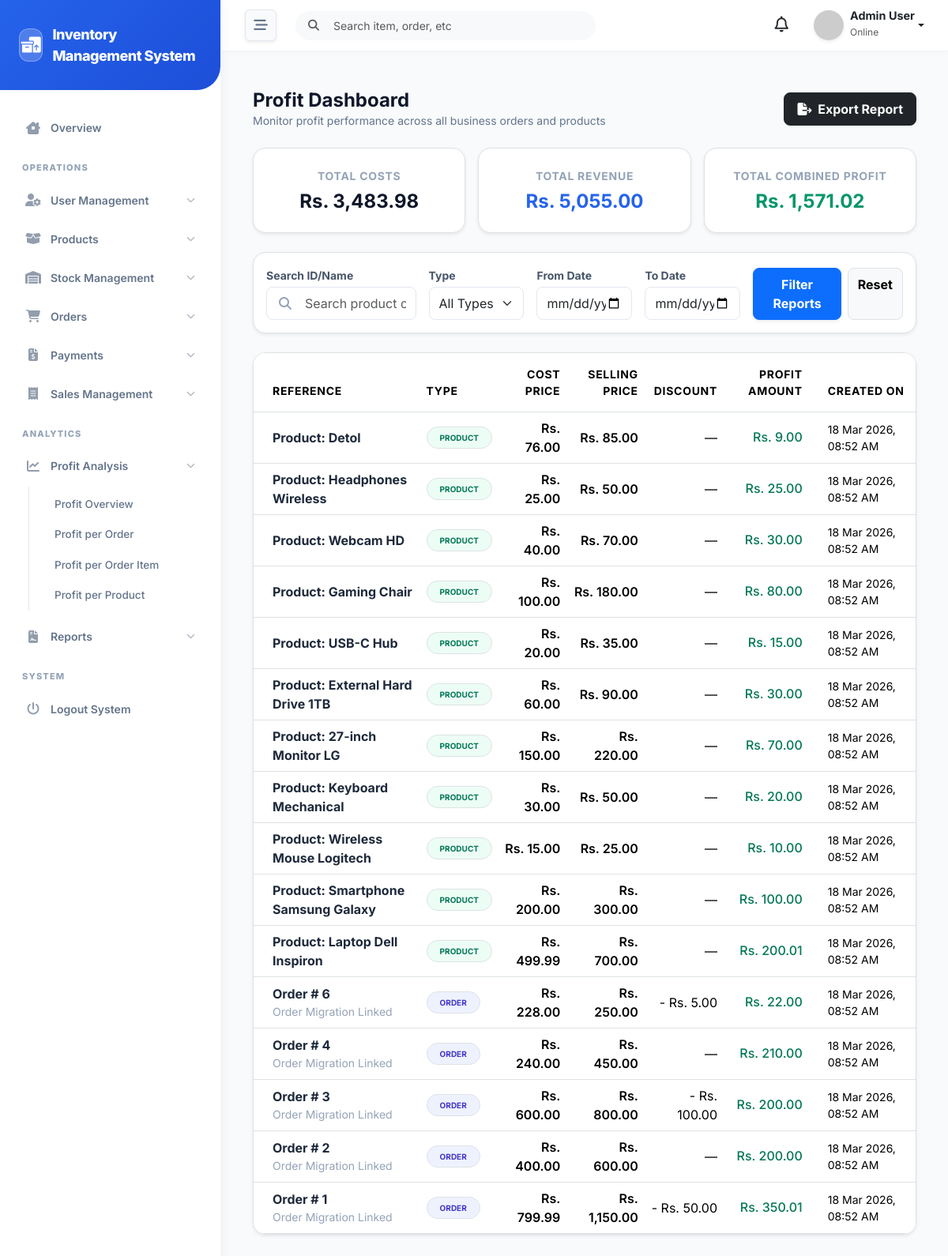
Screenshot of /admin/profit/index.php (signed in) with the database file from the repository.
### tables this page shows
CREATE TABLE `profits` (
  `id` int(11) NOT NULL,
  `reference_type` enum('order','product') NOT NULL,
  `reference_id` int(11) NOT NULL,
  `cost_price` decimal(10,2) NOT NULL,
  `selling_price` decimal(10,2) NOT NULL,
  `discount` decimal(10,2) DEFAULT 0.00,
  `profit_amount` decimal(10,2) NOT NULL,
  `created_at` timestamp NOT NULL DEFAULT current_timestamp(),
  `updated_at` timestamp NOT NULL DEFAULT current_timestamp() ON UPDATE current_timestamp()
);

### core/functions.php (called while the page is built, shortened)
<?php
function format_price($amount) {
    return "Rs. " . number_format($amount, 2);
}

### admin/profit/index.php (the view, shortened to what this page needs)
<?php
require_once __DIR__ . '/../../config/db.php';
require_once __DIR__ . '/../../core/functions.php';
$page_title = "Profit Dashboard";
$page_description = "Monitor profit performance across all business orders and products";
$search      = isset($_GET['search']) ? sanitize($_GET['search']) : '';
$date_from   = isset($_GET['from']) ? sanitize($_GET['from']) : '';
$date_to     = isset($_GET['to'])   ? sanitize($_GET['to'])   : '';
$query = "
    SELECT pr.*,
           CASE
               WHEN pr.reference_type = 'order' THEN 'Order #'
               ELSE 'Product:'
           END as ref_label,
           CASE
               WHEN pr.reference_type = 'order' THEN CAST(pr.reference_id AS CHAR)
               ELSE p.name
           END as display_name
    FROM profits pr
    LEFT JOIN products p ON (pr.reference_type = 'product' AND pr.reference_id = p.id)
    LEFT JOIN orders o ON (pr.reference_type = 'order' AND pr.reference_id = o.id)
    LEFT JOIN customers c ON (o.customer_id = c.id)
    WHERE 1=1";
$params = [];
$query .= " ORDER BY pr.created_at DESC";
try {
    $stmt = $pdo->prepare($query);
    $stmt->execute($params);
    $results = $stmt->fetchAll();
    $stats_query = "
        SELECT
           SUM(cost_price) as total_cost,
           SUM(selling_price) as total_revenue,
           SUM(profit_amount) as total_profit
        FROM profits
        WHERE 1=1";
    $stats_params = [];
    $stats_stmt = $pdo->prepare($stats_query);
    $stats_stmt->execute($stats_params);
    $stats = $stats_stmt->fetch();
} catch (PDOException $e) {
    die("DB Error: " . $e->getMessage());
}
include '../../includes/header.php';
include '../../includes/sidebar.php';
include '../../includes/navbar.php';
?>
<div class="px-3 py-4">
    <div class="d-flex align-items-center justify-content-between mb-4">
        <div>
            <h1 class="h4 fw-bold text-slate-900 mb-0"><?= $page_title ?></h1>
            <p class="text-slate-500 small mb-0"><?= $page_description ?></p>
        </div>
        <div class="d-flex gap-2">
            <button class="btn btn-dark rounded-3 px-3 py-2 fw-bold" onclick="window.print()">
                <i class="fa-solid fa-file-export me-1"></i> Export Report
            </button>
        </div>
    </div>
    <div class="row g-3 mb-4">
        <div class="col-md-4">
            <div class="p-4 bg-white rounded-4 border border-slate-100 shadow-sm text-center">
                <div class="small fw-bold text-slate-400 uppercase tracking-wider mb-2">Total Costs</div>
                <div class="h4 fw-bold text-slate-900 mb-0"><?= format_price($stats['total_cost'] ?? 0) ?></div>
            </div>
        </div>
        <div class="col-md-4">
            <div class="p-4 bg-white rounded-4 border border-slate-100 shadow-sm text-center">
                <div class="small fw-bold text-slate-400 uppercase tracking-wider mb-2">Total Revenue</div>
                <div class="h4 fw-bold text-blue-600 mb-0"><?= format_price($stats['total_revenue'] ?? 0) ?></div>
            </div>
        </div>
        <div class="col-md-4">
            <div class="p-4 bg-white rounded-4 border border-slate-100 shadow-sm text-center">
                <div class="small fw-bold text-slate-400 uppercase tracking-wider mb-2">Total Combined Profit</div>
                <div class="h4 fw-bold <?= ($stats['total_profit'] ?? 0) >= 0 ? 'text-emerald-600' : 'text-rose-600' ?> mb-0">
                    <?= format_price($stats['total_profit'] ?? 0) ?>
                </div>
            </div>
        </div>
    </div>
    <div class="bg-white p-3 rounded-4 border border-slate-100 shadow-sm mb-4">
        <form method="GET" class="row g-3 align-items-center">
            <div class="col-lg-3">
                <label class="form-label small fw-bold text-slate-600 mb-1">Search ID/Name</label>
                <div class="position-relative">
                    <i class="fa-solid fa-magnifying-glass position-absolute top-50 translate-middle-y ms-3 text-slate-400"></i>
                    <input type="text" name="search" class="form-control rounded-3 py-2 ps-5 border-slate-200" placeholder="Search product or reference..." value="<?= htmlspecialchars($search) ?>">
                </div>
            </div>
            <div class="col-lg-2">
                <label class="form-label small fw-bold text-slate-600 mb-1">Type</label>
                <select name="type" class="form-select rounded-3 py-2 border-slate-200">
                    <option value="">All Types</option>
                </select>
            </div>
            <div class="col-lg-2">
                <label class="form-label small fw-bold text-slate-600 mb-1">From Date</label>
                <input type="date" name="from" class="form-control rounded-3 py-2 border-slate-200" value="<?= htmlspecialchars($date_from) ?>">
            </div>
            <div class="col-lg-2">
                <label class="form-label small fw-bold text-slate-600 mb-1">To Date</label>
                <input type="date" name="to" class="form-control rounded-3 py-2 border-slate-200" value="<?= htmlspecialchars($date_to) ?>">
            </div>
            <div class="col-lg-3 d-flex gap-2 align-self-end mt-2">
                <button type="submit" class="btn btn-primary w-100 py-2 rounded-3 fw-bold shadow-sm">Filter Reports</button>
                <a href="index.php" class="btn btn-light w-50 py-2 rounded-3 fw-bold border border-slate-200">Reset</a>
            </div>
        </form>
    </div>
    <div class="bg-white rounded-4 border border-slate-100 shadow-sm overflow-hidden">
        <div class="table-responsive">
            <table class="table align-middle mb-0">
                <thead>
                    <tr class="bg-slate-50 text-slate-500 small uppercase fw-bold tracking-wider">
                        <th class="ps-4 py-3">Reference</th>
                        <th class="py-3">Type</th>
                        <th class="py-3 text-end">Cost Price</th>
                        <th class="py-3 text-end">Selling Price</th>
                        <th class="py-3 text-end">Discount</th>
                        <th class="py-3 text-end pe-4">Profit Amount</th>
                        <th class="py-3">Created On</th>
                    </tr>
                </thead>
                <tbody>
                    <?php if (!empty($results)): ?>
                        <?php foreach ($results as $r): ?>
                            <tr>
                                <td class="ps-4">
                                    <div class="fw-bold text-slate-800">
                                        <?= $r['ref_label'] ?> <?= htmlspecialchars($r['display_name']) ?>
                                    </div>
                                    <?php if ($r['reference_type'] == 'order'): ?>
                                    <div class="small text-slate-400">Order Migration Linked</div>
                                    <?php endif; ?>
                                </td>
                                <td>
                                    <span class="badge border py-2 px-3 rounded-pill fw-bold text-uppercase <?= $r['reference_type'] == 'order' ? 'bg-indigo-50 text-indigo-700 border-indigo-100' : 'bg-emerald-50 text-emerald-700 border-emerald-100' ?>" style="font-size: 10px;">
                                        <?= $r['reference_type'] ?>
                                    </span>
                                </td>
                                <td class="text-end fw-semibold text-slate-600"><?= format_price($r['cost_price']) ?></td>
                                <td class="text-end fw-semibold text-blue-600"><?= format_price($r['selling_price']) ?></td>
                                <td class="text-end text-rose-500"><?= $r['discount'] > 0 ? "- ".format_price($r['discount']) : "—" ?></td>
                                <td class="text-end pe-4">
                                    <div class="fw-black h6 mb-0 <?= $r['profit_amount'] >= 0 ? 'text-emerald-700' : 'text-rose-700 bg-rose-50 px-2 py-1 rounded d-inline-block' ?>">
                                        <?= format_price($r['profit_amount']) ?>
                                    </div>
                                </td>
                                <td class="small text-slate-400">
                                    <?= date('d M Y, h:i A', strtotime($r['created_at'])) ?>
                                </td>
                            </tr>
                        <?php endforeach; ?>
                    <?php endif; ?>
                </tbody>
            </table>
        </div>
    </div>
</div>
<?php include '../../includes/footer.php'; ?>

### includes/header.php (style rules this page uses)
:root { --primary-bg: #f8fafc; --sidebar-bg: #ffffff; --sidebar-color: #64748b; --sidebar-active-bg: #eff6ff; --sidebar-active-color: #2563eb; --primary-brand: #2563eb; --header-bg: #ffffff; --text-dark: #1e293b; --transition-speed: 0.3s; }
body { font-family: 'Inter', sans-serif; background-color: var(--primary-bg); color: var(--text-dark); overflow-x: hidden; }

### includes/sidebar.php (style rules this page uses)
:root { --primary-blue: #2563eb; --primary-green: #10b981; --sidebar-bg: #ffffff; --nav-text: #64748b; --nav-active-bg: #eff6ff; --nav-active-text: #2563eb; }

### rows the page displays
profits: ref_label "Product:", display_name "Detol", reference_type "PRODUCT", cost_price "Rs. 76.00", selling_price "Rs. 85.00", profit_amount "Rs. 9.00", created_at "18 Mar 2026, 08:52 AM"
profits: ref_label "Product:", display_name "Headphones Wireless", reference_type "PRODUCT", cost_price "Rs. 25.00", selling_price "Rs. 50.00", profit_amount "Rs. 25.00", created_at "18 Mar 2026, 08:52 AM"
profits: ref_label "Product:", display_name "Webcam HD", reference_type "PRODUCT", cost_price "Rs. 40.00", selling_price "Rs. 70.00", profit_amount "Rs. 30.00", created_at "18 Mar 2026, 08:52 AM"
profits: ref_label "Product:", display_name "Gaming Chair", reference_type "PRODUCT", cost_price "Rs. 100.00", selling_price "Rs. 180.00", profit_amount "Rs. 80.00", created_at "18 Mar 2026, 08:52 AM"
profits: ref_label "Product:", display_name "USB-C Hub", reference_type "PRODUCT", cost_price "Rs. 20.00", selling_price "Rs. 35.00", profit_amount "Rs. 15.00", created_at "18 Mar 2026, 08:52 AM"
profits: ref_label "Product:", display_name "External Hard Drive 1TB", reference_type "PRODUCT", cost_price "Rs. 60.00", selling_price "Rs. 90.00", profit_amount "Rs. 30.00", created_at "18 Mar 2026, 08:52 AM"
profits: ref_label "Product:", display_name "27-inch Monitor LG", reference_type "PRODUCT", cost_price "Rs. 150.00", selling_price "Rs. 220.00", profit_amount "Rs. 70.00", created_at "18 Mar 2026, 08:52 AM"
profits: ref_label "Product:", display_name "Keyboard Mechanical", reference_type "PRODUCT", cost_price "Rs. 30.00", selling_price "Rs. 50.00", profit_amount "Rs. 20.00", created_at "18 Mar 2026, 08:52 AM"
profits: ref_label "Product:", display_name "Wireless Mouse Logitech", reference_type "PRODUCT", cost_price "Rs. 15.00", selling_price "Rs. 25.00", profit_amount "Rs. 10.00", created_at "18 Mar 2026, 08:52 AM"
profits: ref_label "Product:", display_name "Smartphone Samsung Galaxy", reference_type "PRODUCT", cost_price "Rs. 200.00", selling_price "Rs. 300.00", profit_amount "Rs. 100.00", created_at "18 Mar 2026, 08:52 AM"
profits: ref_label "Product:", display_name "Laptop Dell Inspiron", reference_type "PRODUCT", cost_price "Rs. 499.99", selling_price "Rs. 700.00", profit_amount "Rs. 200.01", created_at "18 Mar 2026, 08:52 AM"
profits: ref_label "Order #", display_name "6", shows "Order Migration Linked", reference_type "ORDER", cost_price "Rs. 228.00", selling_price "Rs. 250.00", discount "Rs. 5.00", profit_amount "Rs. 22.00", created_at "18 Mar 2026, 08:52 AM"
profits: ref_label "Order #", display_name "4", shows "Order Migration Linked", reference_type "ORDER", cost_price "Rs. 240.00", selling_price "Rs. 450.00", profit_amount "Rs. 210.00", created_at "18 Mar 2026, 08:52 AM"
profits: ref_label "Order #", display_name "3", shows "Order Migration Linked", reference_type "ORDER", cost_price "Rs. 600.00", selling_price "Rs. 800.00", discount "Rs. 100.00", profit_amount "Rs. 200.00", created_at "18 Mar 2026, 08:52 AM"
profits: ref_label "Order #", display_name "2", shows "Order Migration Linked", reference_type "ORDER", cost_price "Rs. 400.00", selling_price "Rs. 600.00", profit_amount "Rs. 200.00", created_at "18 Mar 2026, 08:52 AM"
profits: ref_label "Order #", display_name "1", shows "Order Migration Linked", reference_type "ORDER", cost_price "Rs. 799.99", selling_price "Rs. 1,150.00", discount "Rs. 50.00", profit_amount "Rs. 350.01", created_at "18 Mar 2026, 08:52 AM"

### other values shown
APP_NAME "Inventory Management System"
$user_name "Admin User"
$page_title "Profit Dashboard"
$page_description "Monitor profit performance across all business orders and products"
format_price($stats['total_cost'] ?? 0) "Rs. 3,483.98"
format_price($stats['total_revenue'] ?? 0) "Rs. 5,055.00"
format_price($stats['total_profit'] ?? 0) "Rs. 1,571.02"
